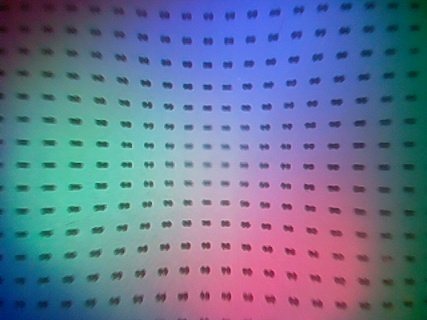
#> input picture Software/GUI/GelSlim/test_data/ref.jpg, 427 x 320 px
$ python -i calibration.py   (imports and definitions only)   (Python 2 division)   (older library calls are emulated)
#> lines starting #> are read from the running program, lines starting #| are printed output that depends on the picture; after the words box and inside, x2 and y2 are one past the last pixel; in counts of white or black regions, pixels touching at a corner belong together
#> further down, picture is the input picture: shape (320, 427, 3); mean B, G, R 148, 118.2, 104
import cv2
import numpy as np
import matplotlib.pyplot as plt
import glob
from fast_poisson import fast_poisson
from mpl_toolkits.mplot3d import Axes3D
from scipy import signal
from skimage.restoration import inpaint
import argparse
import psutil
import sys
import os

ap = argparse.ArgumentParser()
# [5 lines not run here, left out]

# [1 line that did not run here, left out]
# [1 line that did not run here, left out]
#print(BallDiam)
#print(Pixdiam)

# [2 lines that did not run here, left out]
# [2 lines that did not run here, left out]
crop_factor=0

class image_processor:
    def __init__(self):
        pass

    def crop_image(self,img, pad):
        return img[pad:-pad,pad:-pad]

class calibration:
    def __init__(self):
        self.BallRad= 7.6/2 #4.76/2 #mm
        self.Pixmm = .10577     #.10577 #4.76/100 #0.0806 * 1.5 mm/pixel
        self.ratio = 1/2.
        self.red_range = [-90, 90]
        self.green_range = [-90, 90] #[-60, 50]
        self.blue_range = [-90, 90] # [-80, 60]
        self.red_bin = int((self.red_range[1] - self.red_range[0])*self.ratio)
        self.green_bin = int((self.green_range[1] - self.green_range[0])*self.ratio)
        self.blue_bin = int((self.blue_range[1] - self.blue_range[0])*self.ratio)
        self.zeropoint = [-90, -90, -90];
        self.lookscale = [180., 180., 180.]
        self.bin_num = 90

    def mask_marker(self, raw_image):
        m, n = raw_image.shape[1], raw_image.shape[0]
#> m = 427; n = 320
        raw_image = cv2.pyrDown(raw_image).astype(np.float32)
        blur = cv2.GaussianBlur(raw_image, (25, 25), 0)
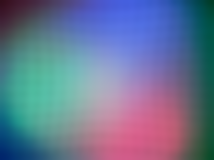
#> blur: shape (160, 214, 3) float32; mean of channels 0, 1, 2 147.9, 118.1, 103.8; drawn as B, G, R
        blur2 = cv2.GaussianBlur(raw_image, (5, 5), 0)
        diff = blur - blur2
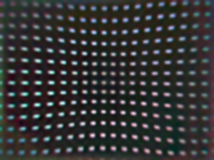
#> diff: shape (160, 214, 3) float32; mean of channels 0, 1, 2 0, 0, 0; drawn with min black and max white
        diff *= 16.0
        # cv2.imshow('blur2', blur.astype(np.uint8))
        # cv2.waitKey(1)

        diff[diff < 0.] = 0.
        diff[diff > 255.] = 255.
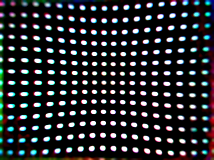
#> diff: shape (160, 214, 3) float32; mean of channels 0, 1, 2 44.8, 41.9, 40.4; drawn as B, G, R

        diff = cv2.GaussianBlur(diff, (5, 5), 0)
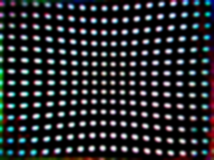
#> diff: shape (160, 214, 3) float32; mean of channels 0, 1, 2 44.7, 41.9, 40.4; drawn as B, G, R
        for process in psutil.process_iter():
    		if process.cmdline() == ['python', 'test_poisson.py']:
        		cv2.imshow('diff', diff.astype(np.uint8))
        		cv2.waitKey(1)

        mask_b = diff[:, :, 0] > 150
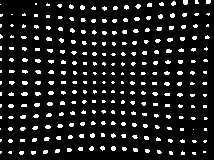
#> mask_b: shape (160, 214) bool; 11.3% white; 264 white regions (239 under 20 px), largest, box (x1, y1, x2, y2) and area: (183, 0, 188, 5) 23, (21, 92, 28, 96) 23, (22, 81, 28, 85) 21
        mask_g = diff[:, :, 1] > 150
#> mask_g: shape (160, 214) bool; 10.1% white in thin lines or dots
        mask_r = diff[:, :, 2] > 150
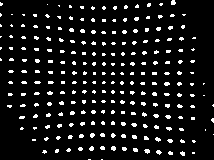
#> mask_r: shape (160, 214) bool; 8.8% white in thin lines or dots
        mask = (mask_b*mask_g + mask_b*mask_r + mask_g*mask_r)>0
#> mask: shape (160, 214) bool; 10.4% white in thin lines or dots
        # cv2.imshow('mask', mask.astype(np.uint8) * 255)
        # cv2.waitKey(1)
        mask = cv2.resize(mask.astype(np.uint8), (m, n))
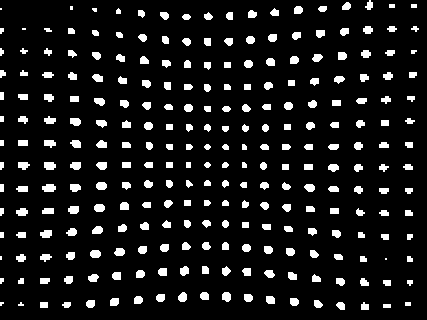
#> mask: shape (320, 427); values 0 (black) and 1 (white), 9.7% white; 264 white regions (8 under 20 px), largest, box (x1, y1, x2, y2) and area: (42, 184, 56, 192) 92, (44, 162, 56, 170) 84, (40, 230, 52, 238) 80
#        mask = mask * self.dmask
#        mask = cv2.dilate(mask, self.kernal4, iterations=1)

        # mask = cv2.erode(mask, self.kernal4, iterations=1)
        return (1 - mask) * 255

    # [256 lines left out: functions find_dots, make_mask, contact_detection, get_gradient, get_gradient_v2, smooth_table, not called in this run]


# [41 lines not run here, left out]
# [77 lines of commented-out code are left out]

>>> import cv2
>>> picture = cv2.imread('test_data/ref.jpg')
>>> result = calibration().mask_marker(picture)
